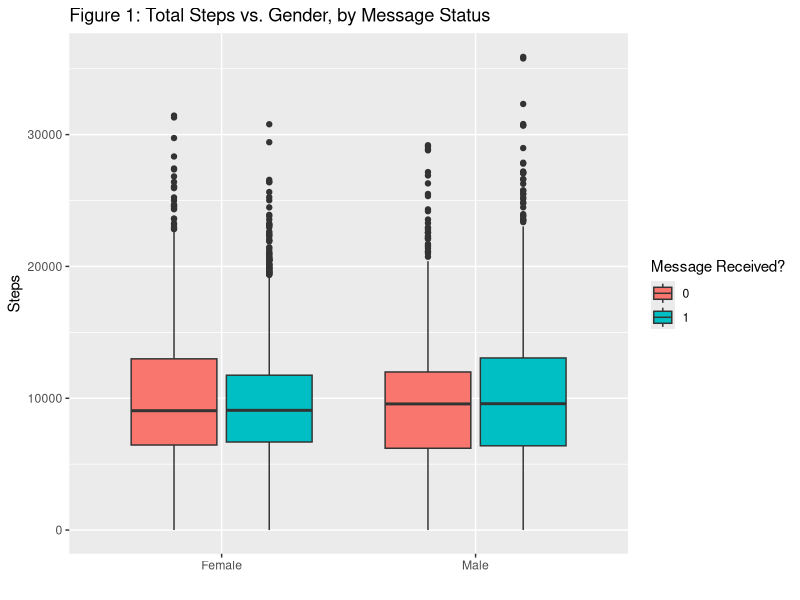
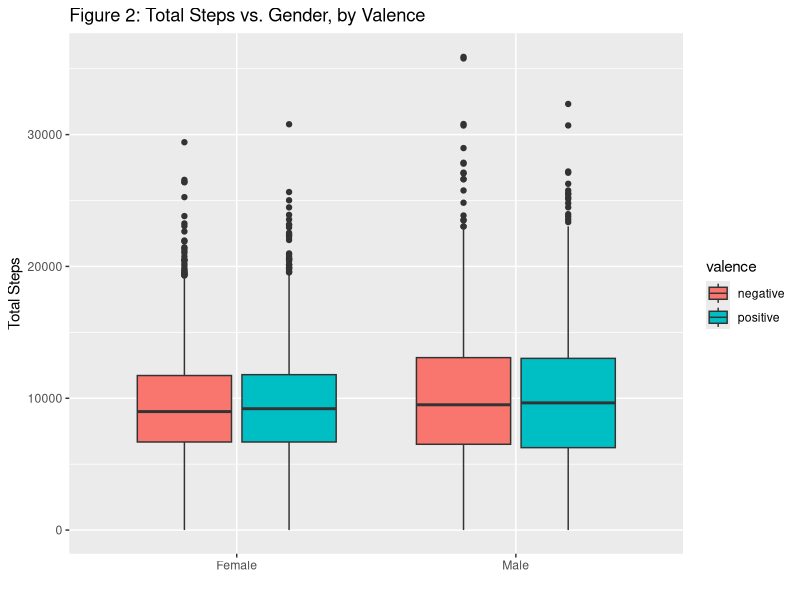
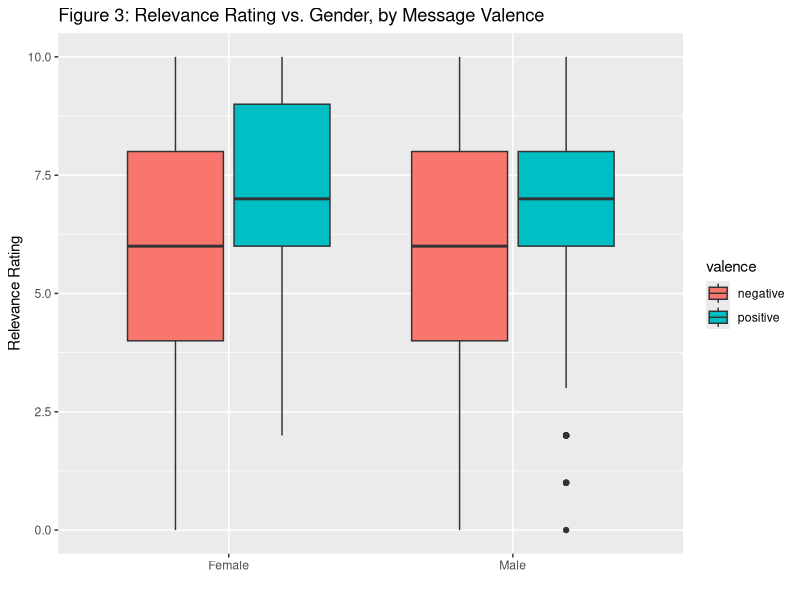
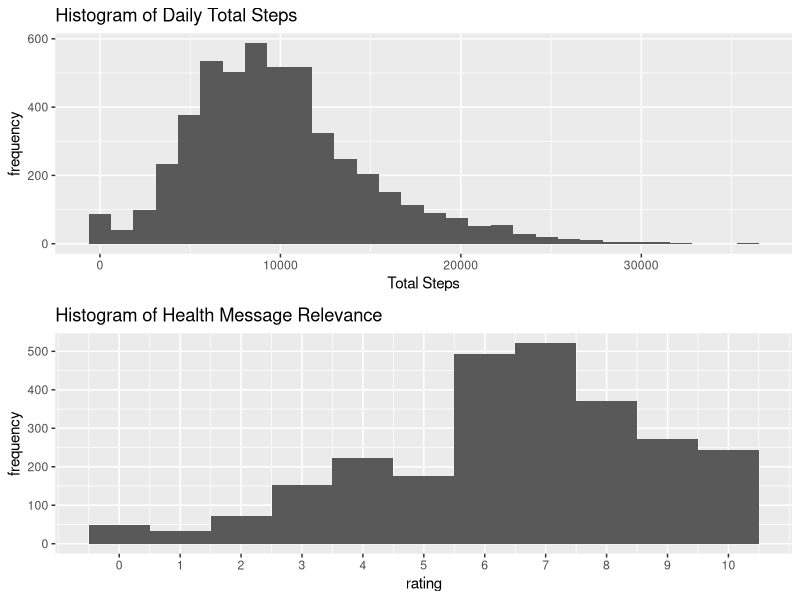
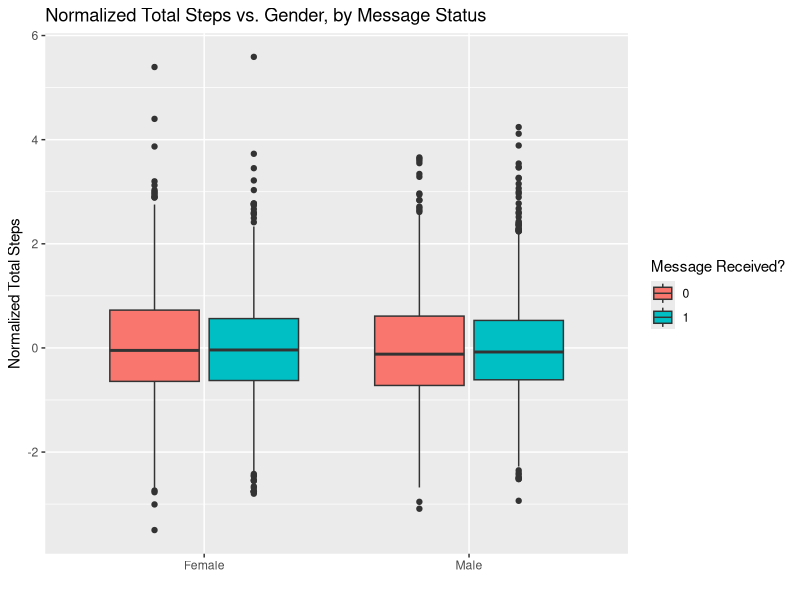
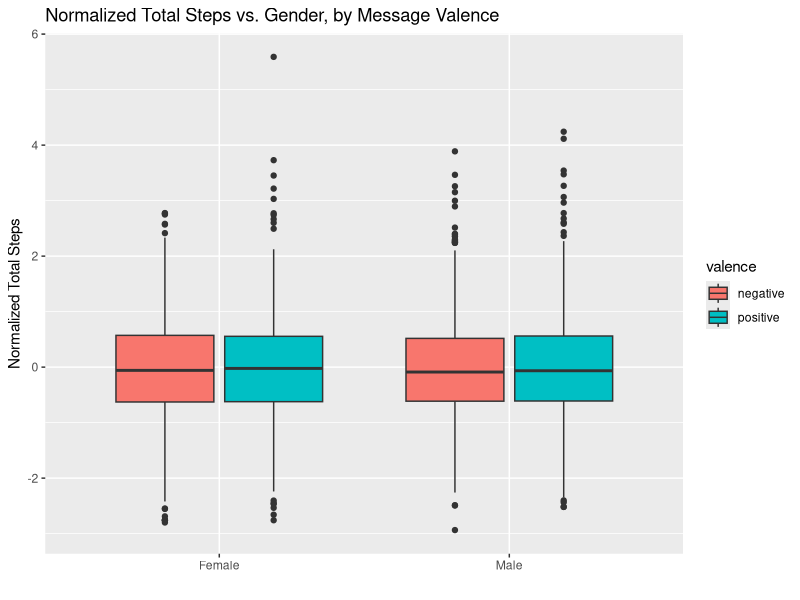
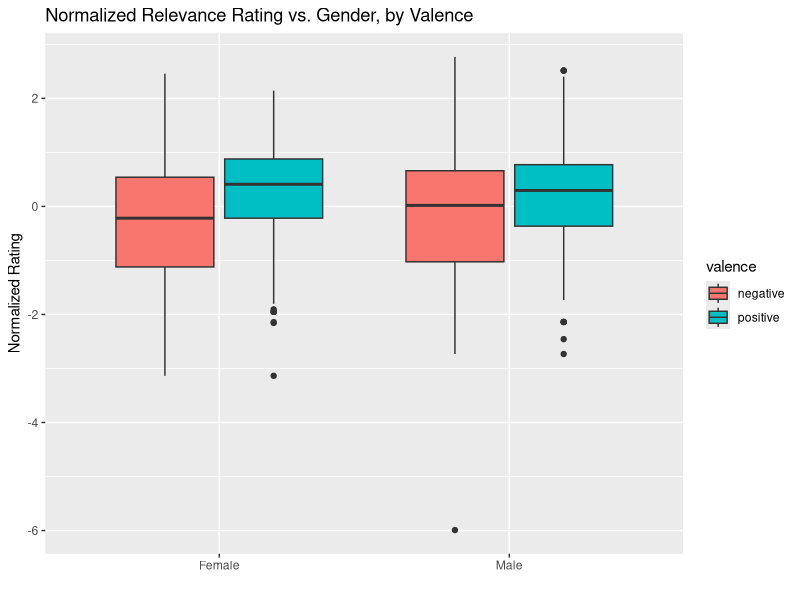
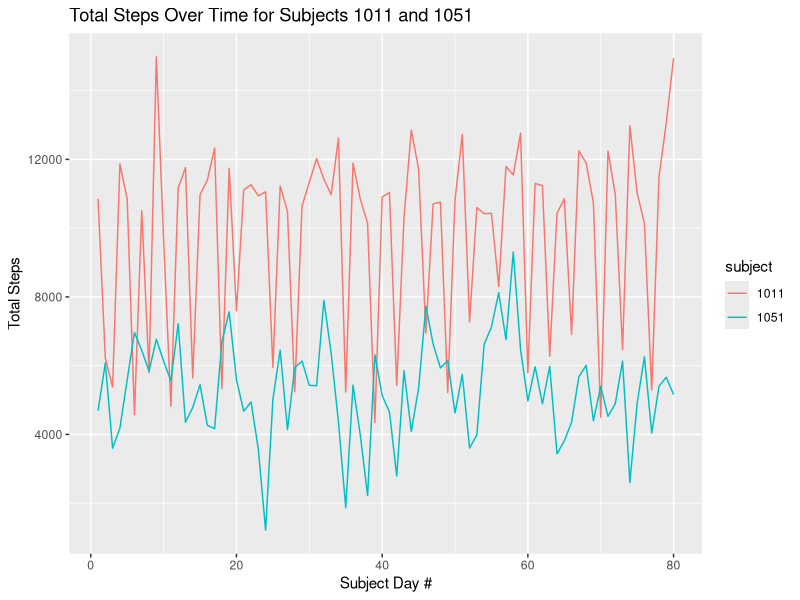

These figures' R source, in order:
## ---- chunk 1
knitr::opts_chunk$set(echo = TRUE)
## ---- chunk 2
library(tidyverse)
library(ggplot2)
library(dplyr)
library(gridExtra)
library(lme4)
library(knitr)
library(ordinal)
## ---- chunk 3

data_raw = read.csv("neurofit_data.csv")  ## Change path if nec.

data_droprows <- subset(data_raw, (is.na(trial_type)) | trial_type == "rating")

cols_of_interest = c("sub", "rating", "msg_start", "subj_day_num", "ActivityDate", "TotalSteps", "TotalDistance", "valence", "s_ns", "self_efficacy_daily", "TotalMinutesAsleep", "age", "gender")

data_clean = data_droprows[cols_of_interest]
data_clean$msg_received = as.factor((data_clean$subj_day_num %in% c(1:80))*1)

data_clean2 <- subset(data_clean, !(sub == 1084 & as.Date(ActivityDate) < as.Date("2019-11-01")))

data_clean3 <- subset(data_clean2, !(sub == 1109 & as.Date(ActivityDate) > as.Date("2020-04-10")))

data_clean3 %>%
  group_by(sub) %>%
  summarize(days_zero_steps = sum(TotalSteps==0)) %>% arrange(desc(days_zero_steps))

data_clean3$type = paste(data_clean3$valence, data_clean3$s_ns, sep="_")
data_clean3$type = replace(data_clean3$type, data_clean3$type=="NA_NA", "none")

df = data_clean3 %>%
  group_by(sub) %>%
  summarize(m = mean(TotalSteps),s = sd(TotalSteps))

df_temp = merge(df, data_clean3)
df_temp$TotalSteps_norm = (df_temp$TotalSteps-df_temp$m)/(df_temp$s)

data_clean3$TotalSteps_norm = df_temp$TotalSteps_norm

df2 = data_clean3 %>%
  group_by(sub) %>%
  summarize(m_r = mean(na.omit(rating)),s_r = sd(na.omit(rating)))

df_temp = merge(df2, data_clean3)
df_temp$rating_norm = (df_temp$rating-df_temp$m_r)/(df_temp$s_r)

data_clean3$rating_norm = df_temp$rating_norm

data_clean3$over50 = as.factor((data_clean3$age > 50)*1)
## ---- chunk 4

demographics_by_sub = data_clean3 %>%
  group_by(sub, gender) %>%
  summarize(age = mean(age), steps=mean(TotalSteps), rating=mean(rating, na.rm=TRUE))

demographic_table = demographics_by_sub %>%
  group_by(gender) %>%
  summarize(subjects = length(unique(sub)), "mean age" = mean(age), "mean steps" = mean(steps), "mean relevance rating" = mean(na.omit(rating)))


kable(demographic_table, digits=2, caption="Steps and Relevance Ratings by Gender")
## ---- chunk 5
#data_clean3$age_group = as.factor((data_clean3$age %/% 10))

df_2 = data_clean3

vec = as.numeric(df_2$over50)-1

vec[which(vec == 0)] = "50 and younger"
vec[which(vec == 1)] = "51 and older"

data_clean3$over50str = vec

# which(vec == 0)
# 
# df2$over50_str[] = df2$over50

df = data_clean3 %>%
  group_by("age group" = over50str) %>%
  summarize(subjects = length(unique(sub)), "mean steps" = mean(TotalSteps), "mean relevance rating" = mean(na.omit(rating)))

kable(df, digits=2, caption="Steps and Relevance Ratings by Age Group")

## ---- chunk 6

# ggplot(data_clean3, aes(x=msg_received, y=TotalSteps)) + 
#   geom_boxplot() + ggtitle("Boxplot of TotalSteps vs. Msg_Received")

ggplot(data_clean3, aes(x=gender, y=TotalSteps, fill=msg_received)) + 
  geom_boxplot() + ggtitle("Figure 1: Total Steps vs. Gender, by Message Status") + xlab("") + ylab("Steps") + labs(fill="Message Received?")

# p2 = ggplot(data_clean3, aes(x=over50, y=TotalSteps_norm, fill=msg_received)) + 
#   geom_boxplot()
# gridExtra::grid.arrange(p1, p2, nrow=2, ncol=1)
## ---- chunk 7
ggplot(data_clean3[data_clean3$msg_received == 1,], aes(x=gender, y=TotalSteps, fill=valence)) +
  geom_boxplot() + ggtitle("Figure 2: Total Steps vs. Gender, by Valence") + xlab("") + ylab("Total Steps")

# ggplot(data_clean3[data_clean3$msg_received == 1,], aes(x=gender, y=TotalSteps_norm, fill=type)) +
#   geom_boxplot()
## ---- chunk 8

# ggplot(data_clean3[data_clean3$msg_received == 1,], aes(x=over50, y=rating, fill=type)) +
#   geom_boxplot()

ggplot(data_clean3[data_clean3$msg_received == 1,], aes(x=gender, y=rating, fill=valence)) +
  geom_boxplot() + ggtitle("Figure 3: Relevance Rating vs. Gender, by Message Valence") + xlab("") + ylab("Relevance Rating")
## ---- chunk 9
model_data = data_clean3

# Replace NA values in valence and s_ns with "none"
model_data$valence = as.character(model_data$valence)
model_data$s_ns = as.character(model_data$s_ns)

model_data$valence[is.na(model_data$valence)] = "none"
model_data$s_ns[is.na(model_data$s_ns)] = "none"

# Make sure categorical predictors are factors
model_data$valence = as.factor(model_data$valence)
model_data$s_ns = as.factor(model_data$s_ns)
model_data$type = as.factor(model_data$type)
model_data <- within(model_data, type <- relevel(type, ref = "none"))

model_data$sub = as.factor(model_data$sub)
model_data$msg_received = as.factor(model_data$msg_received)

temp = model_data %>%
  group_by(sub) %>%
  summarize(subj_age = median(age))
temp$subj_age = as.numeric(temp$subj_age)

model_data$age_uncent = model_data$age

model_data$age = model_data$age - mean(temp$subj_age)
## ---- chunk 10
#data_time = model_data 
#data_time$subj_day_num[is.na(data_time$subj_day_num)] = 0

data_time = model_data
acf_df = data.frame()

for (sub_id in unique(data_time$sub)) {
  subj_rows = data_time[data_time$sub==sub_id,]
  
  subj_rows$StepsLag1 = c(NA, subj_rows$TotalSteps[1:(nrow(subj_rows)-1)])
  subj_rows$StepsLag1 = subj_rows$StepsLag1 - mean(subj_rows$StepsLag1, na.rm=TRUE)

  subj_rows$StepsLag2 = c(NA, NA, subj_rows$TotalSteps[1:(nrow(subj_rows)-2)])
  subj_rows$StepsLag2 = subj_rows$StepsLag2 - mean(subj_rows$StepsLag2, na.rm=TRUE)
  
  subj_rows$self_efficacy_lag = c(NA, subj_rows$self_efficacy_daily[1:(nrow(subj_rows)-1)])
  subj_rows$self_efficacy_lag = subj_rows$self_efficacy_lag - mean(subj_rows$self_efficacy_lag, na.rm=TRUE)

  
  acf_df = rbind(acf_df, subj_rows)
}
acf_df$sub = as.factor(acf_df$sub)

#model1 = lmer(TotalSteps ~ gender + age + self_efficacy_daily + msg_received + (1 | sub), data=model_data)

acf_df$msg_received = as.factor(acf_df$msg_received)

model1c = lmer(TotalSteps ~ gender + age + self_efficacy_daily + type + StepsLag1 + StepsLag2 + (1 | sub), data=acf_df)

model1c_output = summary(model1c)
model1c_output

model1c_coefs = model1c_output$coefficients[,1:2]
model1c_coefs = cbind(model1c_coefs, model1c_coefs[,1]-2*model1c_coefs[,2], model1c_coefs[,1]+2*model1c_coefs[,2])

model1c_cols = colnames(model1c_coefs)
model1c_cols[3:4] = c("95% CI Lower", "95% CI Upper")
colnames(model1c_coefs) = model1c_cols

variance_vals = lme4::VarCorr(model1c, comp="Variance")
variance_df = data.frame(variance_vals)
sigma_sq = variance_df[variance_df$grp=="Residual", "vcov"]
sigma_sq_alpha = variance_df[variance_df$grp=="sub", "vcov"]
icc = sigma_sq_alpha / (sigma_sq_alpha + sigma_sq)

rownames(model1c_coefs) = c("(Intercept)", "male", "age", "self efficacy", "negative nonsocial", "negative social", "positive nonsocial", "positive social", "1-day lagged steps", "2-day lagged steps")
## ---- chunk 11
kable(model1c_coefs, digits=4, caption="Coefficients for Steps Model")
## ---- chunk 12
data_no_na = model_data %>% drop_na(rating, self_efficacy_daily)
data_no_na$rating = as.numeric(data_no_na$rating)

data_no_na$ratingAboveAvg = (data_no_na$rating > mean(data_no_na$rating))*1

model3 = glmer(ratingAboveAvg ~ gender + age + valence + s_ns + valence*s_ns + (1 | sub), family="binomial", data=data_no_na)

model3_output = summary(model3)
model3_output

model3_coefs = model3_output$coefficients[,1:2]
model3_coefs = cbind(model3_coefs, model3_coefs[,1]-2*model3_coefs[,2], model3_coefs[,1]+2*model3_coefs[,2])

model3_cols = colnames(model3_coefs)
model3_cols[3:4] = c("95% CI Lower", "95% CI Upper")
colnames(model3_coefs) = model3_cols

variance_vals2 = lme4::VarCorr(model3, comp="Variance")
variance_df2 = data.frame(variance_vals2)
sigma_sq2 = variance_df2[variance_df2$grp=="sub", "vcov"]
icc2 = sigma_sq2 / (sigma_sq2 + (pi^2 / 3))

rownames(model3_coefs) = c("(Intercept)", "male", "age", "positive", "social", "positive:social")
## ---- chunk 13
kable(model3_coefs, digits=4, caption="Coefficients for Message Ratings Model")
## ---- chunk 14
validation_df = acf_df
last_msg_cols = which(validation_df$subj_day_num==78)

validation_train = validation_df[-last_msg_cols,]
validation_test = validation_df[last_msg_cols,]
#length(unique(validation_df$sub))

model_val = lmer(TotalSteps ~ gender + age + self_efficacy_daily + type + StepsLag1 + StepsLag2 + (1 | sub), data=validation_train)

#summary(model_val)

val_preds = predict(model_val, validation_test)
no_na = which(!(is.na(val_preds)))
val_preds = val_preds[no_na]# %>% drop_na(val_preds)
validation_test_no_na = validation_test[no_na,]

val_resid = val_preds - validation_test_no_na$TotalSteps
val_rmse = sqrt( mean( val_resid^2 ) )
## ---- chunk 15
data_val2 = data_no_na
last_msg_cols = which(data_val2$subj_day_num==78)

val2_train = data_val2[-last_msg_cols,]
val2_test = data_val2[last_msg_cols,]

model_val2 = glmer(ratingAboveAvg ~ gender + age + valence + s_ns + valence*s_ns + (1 | sub), family="binomial", data=data_val2)

val2_pred_probs = predict(model_val2, val2_test, type="response")
val2_preds = (val2_pred_probs >= 0.5)*1
no_na = which(!(is.na(val2_preds)))
val2_preds = val2_preds[no_na]# %>% drop_na(val_preds)
val2_test_no_na = val2_test[no_na,]

conf_mat_obj = caret::confusionMatrix(as.factor(val2_preds), as.factor(val2_test$ratingAboveAvg))
conf_mat = conf_mat_obj$table
colnames(conf_mat) = c("Actual 0", "Actual 1")
rownames(conf_mat) = c("Predicted 0", "Predicted 1")
#as.numeric(conf_mat_obj$overall[1])
## ---- chunk 16
kable(conf_mat, caption="Message Ratings Model Confusion Matrix")
## ---- chunk 17
data_no_na = model_data %>% drop_na(rating, self_efficacy_daily)
data_no_na$rating = as.factor(data_no_na$rating)

data_factor = data_no_na

data_test = data_factor
#data_test$sub = as.factor(data_test$sub)
data_test$rating = as.numeric(data_test$rating)-1

data_test$rating_group = cut(data_test$rating, c(-1, 6, 9, 10))
#data_test$rating_group = cut(data_test$rating, c(-1, 7, 9, 10))

#data_test$ratingGroup = (data_test$rating < 5)*1
#data_test$ratingGroup = ((data_test$rating >= 5)&(data_test$rating > 10))*2

model4b = clmm(rating_group ~ gender + over50 + valence + s_ns + valence*s_ns + (1 | sub), data=data_test)

#summary(model4b)
#nominal_test(model4b)
model4b_output = summary(model4b)
model4b_output

model4b_coefs = model4b_output$coefficients[,1:2]
model4b_coefs = cbind(model4b_coefs, model4b_coefs[,1]-2*model4b_coefs[,2], model4b_coefs[,1]+2*model4b_coefs[,2])

model4b_cols = colnames(model4b_coefs)
model4b_cols[3:4] = c("95% CI Lower", "95% CI Upper")
colnames(model4b_coefs) = model4b_cols

rownames(model4b_coefs) = c(rownames(model4b_coefs)[1:2], c("male", "over age 50", "positive", "social", "positive:social"))

## ---- chunk 18
kable(model4b_coefs[3:nrow(model4b_coefs),], digits=4, caption="Coefficients for Prop-Odds Message Ratings Model")
## ---- chunk 19
t.test(demographics_by_sub$age~demographics_by_sub$gender)
## ---- chunk 20
plot1 = ggplot(data_clean3, aes(x=TotalSteps)) + geom_histogram() + ggtitle("Histogram of Daily Total Steps") + ylab("frequency") + xlab("Total Steps")

plot2 = ggplot(data_clean3, aes(x=rating)) + geom_histogram(bins=11) + ggtitle("Histogram of Health Message Relevance") + ylab("frequency")  +scale_x_continuous(breaks=seq(0, 10, by=1), labels=seq(0, 10, by=1))

gridExtra::grid.arrange(plot1, plot2, nrow=2, ncol=1)
## ---- chunk 21

# ggplot(data_clean3, aes(x=msg_received, y=TotalSteps)) + 
#   geom_boxplot() + ggtitle("Boxplot of TotalSteps vs. Msg_Received")

ggplot(data_clean3, aes(x=gender, y=TotalSteps_norm, fill=msg_received)) + 
  geom_boxplot() + ggtitle("Normalized Total Steps vs. Gender, by Message Status") + xlab("") + ylab("Normalized Total Steps") + labs(fill="Message Received?")

# p2 = ggplot(data_clean3, aes(x=over50, y=TotalSteps_norm, fill=msg_received)) + 
#   geom_boxplot()
# gridExtra::grid.arrange(p1, p2, nrow=2, ncol=1)
## ---- chunk 22
ggplot(data_clean3[data_clean3$msg_received == 1,], aes(x=gender, y=TotalSteps_norm, fill=valence)) +
  geom_boxplot() + ggtitle("Normalized Total Steps vs. Gender, by Message Valence") + xlab("") + ylab("Normalized Total Steps")

# ggplot(data_clean3[data_clean3$msg_received == 1,], aes(x=gender, y=TotalSteps_norm, fill=type)) +
#   geom_boxplot()
## ---- chunk 23

# ggplot(data_clean3[data_clean3$msg_received == 1,], aes(x=over50, y=rating, fill=type)) +
#   geom_boxplot()

ggplot(data_clean3[data_clean3$msg_received == 1,], aes(x=gender, y=rating_norm, fill=valence)) +
  geom_boxplot() + ggtitle("Normalized Relevance Rating vs. Gender, by Valence") + xlab("") + ylab("Normalized Rating")
## ---- chunk 24
data_more = data_clean3 %>% drop_na(subj_day_num)
data_more$sub = as.factor(data_more$sub)
data_1007 = data_more[data_more$sub %in% c("1051", "1011"),]


ggplot(data=data_1007, aes(x=subj_day_num, y=TotalSteps, group=sub, color=sub)) + geom_line() + ggtitle("Total Steps Over Time for Subjects 1011 and 1051") + xlab("Subject Day #") + ylab("Total Steps") +labs(color="subject")

x = acf(data_more[data_more$sub == "1011",]$TotalSteps, plot=FALSE)
plot(x, main="Total Steps Autocorrelation for Subject 1011")
#pacf(data_more[data_more$sub == "1011",]$TotalSteps)
## ---- chunk 25
#res = model1_output$residuals
#preds = predict(model1, model1_data)
plot(model1c, xlab="Fitted Values", ylab="Pearson Residuals", main="Pearson Residuals vs. Fitted Values")
## ---- chunk 26
resid = residuals(model3,type="pearson")

fitted = predict(model3, data_no_na, type="response")
test = 

data_no_na_aug = cbind(data_no_na, resid, fitted)


# ggplot(data_no_na_aug, aes(x=age,y=resid)) + geom_point() + theme_bw()

arm::binnedplot(x = data_no_na_aug$fitted, y = data_no_na_aug$resid,
                xlab = "Predicted Probabilities",
                ylab = "Average Pearson Residuals",
                main = "Binned Pearson Residuals vs. Predicted Probabilities",
                col.int = FALSE)

# data_no_na_aug %>%
#   group_by(gender) %>%
#   summarise(mean_resid = mean(resid))


#plot(model3)
## ---- chunk 27
steps_coefs = data.frame(coef(model1c)$sub)
ratings_coefs = data.frame(coef(model3)$sub)

steps_coefs2 = steps_coefs[rownames(ratings_coefs),]

randint_df = cbind(steps_coefs2$X.Intercept., ratings_coefs$X.Intercept.)
rownames(randint_df) = rownames(ratings_coefs)
colnames(randint_df) = c("Steps Intercept", "Ratings Intercept")
## ---- chunk 28
kable(randint_df, digits=4)
## ---- chunk 29
plot(val_preds, val_resid, xlab="Fitted Values", ylab="Pearson Residuals", main="Validation: Pearson Residuals vs. Fitted Values")
abline(h=0)
## ---- chunk 30
#data_time = model_data 
#data_time$subj_day_num[is.na(data_time$subj_day_num)] = 0

data_time = model_data[model_data$msg_received == 1,]
acf_df = data.frame()

for (sub_id in unique(data_time$sub)) {
  subj_rows = data_time[data_time$sub==sub_id,]
  
  subj_rows$StepsLag1 = c(NA, subj_rows$TotalSteps[1:(nrow(subj_rows)-1)])
  subj_rows$StepsLag1 = subj_rows$StepsLag1 - mean(subj_rows$StepsLag1, na.rm=TRUE)

  subj_rows$StepsLag2 = c(NA, NA, subj_rows$TotalSteps[1:(nrow(subj_rows)-2)])
  subj_rows$StepsLag2 = subj_rows$StepsLag2 - mean(subj_rows$StepsLag2, na.rm=TRUE)
  
  acf_df = rbind(acf_df, subj_rows)
}
acf_df$sub = as.factor(acf_df$sub)

#model1 = lmer(TotalSteps ~ gender + age + self_efficacy_daily + msg_received + (1 | sub), data=model_data)

acf_df$msg_received = as.factor(acf_df$msg_received)

# model1c = lmer(TotalSteps ~ gender + age + self_efficacy_daily + msg_received + (1 | sub), data=acf_df)
# 
# model1c_output = summary(model1c)
# model1c_output
# 
# model1c_coefs = model1c_output$coefficients[,1:2]
# model1c_coefs = cbind(model1c_coefs, model1c_coefs[,1]-2*model1c_coefs[,2], model1c_coefs[,1]+2*model1c_coefs[,2])
# 
# model1c_cols = colnames(model1c_coefs)
# model1c_cols[3:4] = c("95% CI Lower", "95% CI Upper")
# colnames(model1c_coefs) = model1c_cols


## ---- chunk 31
#data_time = model_data 
#data_time$subj_day_num[is.na(data_time$subj_day_num)] = 0

data_time = model_data
acf_df = data.frame()

for (sub_id in unique(data_time$sub)) {
  subj_rows = data_time[data_time$sub==sub_id,]
  
  subj_rows$StepsLag1 = c(NA, subj_rows$TotalSteps[1:(nrow(subj_rows)-1)])
  subj_rows$StepsLag1 = subj_rows$StepsLag1 - mean(subj_rows$StepsLag1, na.rm=TRUE)

  subj_rows$StepsLag2 = c(NA, NA, subj_rows$TotalSteps[1:(nrow(subj_rows)-2)])
  subj_rows$StepsLag2 = subj_rows$StepsLag2 - mean(subj_rows$StepsLag2, na.rm=TRUE)
  
  subj_rows$self_efficacy_lag = c(NA, subj_rows$self_efficacy_daily[1:(nrow(subj_rows)-1)])
  subj_rows$self_efficacy_lag = subj_rows$self_efficacy_lag - mean(subj_rows$self_efficacy_lag, na.rm=TRUE)
  
  acf_df = rbind(acf_df, subj_rows)
}
acf_df$sub = as.factor(acf_df$sub)

#model1 = lmer(TotalSteps ~ gender + age + self_efficacy_daily + msg_received + (1 | sub), data=model_data)

acf_df$msg_received = as.factor(acf_df$msg_received)

model1d = lmer(TotalSteps ~ gender + age + self_efficacy_daily + msg_received + (1 | sub), data=acf_df)

model1d_output = summary(model1d)
model1d_output

model1d_coefs = model1d_output$coefficients[,1:2]
model1d_coefs = cbind(model1d_coefs, model1d_coefs[,1]-2*model1d_coefs[,2], model1d_coefs[,1]+2*model1d_coefs[,2])

model1d_cols = colnames(model1d_coefs)
model1d_cols[3:4] = c("95% CI Lower", "95% CI Upper")
colnames(model1d_coefs) = model1d_cols


## ---- chunk 32
kable(model1d_coefs)
## ---- chunk 33
#data_time = model_data 
#data_time$subj_day_num[is.na(data_time$subj_day_num)] = 0

data_time = model_data[model_data$msg_received == 1,]

model1b = lmer(TotalSteps ~ gender + age + self_efficacy_daily + subj_day_num + subj_day_num*gender + subj_day_num*age + (1 | sub), data=data_time)

model1b_output = summary(model1b)
model1b_output

model1b_coefs = model1b_output$coefficients[,1:2]
model1b_coefs = cbind(model1b_coefs, model1b_coefs[,1]-2*model1b_coefs[,2], model1b_coefs[,1]+2*model1b_coefs[,2])

model1b_cols = colnames(model1b_coefs)
model1b_cols[3:4] = c("95% CI Lower", "95% CI Upper")
colnames(model1b_coefs) = model1b_cols

rownames(model1b_coefs) = c("(Intercept)", "male", "age", "self efficacy", "subject day #", "male:subject day #", "age:subject day #")

## ---- chunk 34
kable(model1b_coefs)
## ---- chunk 35
model1c_alt = lmer(TotalSteps ~ gender + age + self_efficacy_daily + type + StepsLag1 + StepsLag2 + self_efficacy_lag + (1 | sub), data=acf_df)

model1c_alt_output = summary(model1c_alt)
model1c_alt_output

model1c_alt_coefs = model1c_alt_output$coefficients[,1:2]
model1c_alt_coefs = cbind(model1c_alt_coefs, model1c_alt_coefs[,1]-2*model1c_alt_coefs[,2], model1c_alt_coefs[,1]+2*model1c_alt_coefs[,2])

model1c_alt_cols = colnames(model1c_alt_coefs)
model1c_alt_cols[3:4] = c("95% CI Lower", "95% CI Upper")
colnames(model1c_alt_coefs) = model1c_alt_cols

rownames(model1c_alt_coefs) = c("(Intercept)", "male", "age", "self efficacy", "negative nonsocial", "negative social", "positive nonsocial", "positive social", "1-day lagged steps", "2-day lagged steps", "1-day lagged self efficacy")

## ---- chunk 36
kable(model1c_alt_coefs)
## ---- chunk 37
data_no_na = model_data %>% drop_na(rating)
data_no_na$rating = as.numeric(data_no_na$rating)

model2 = lmer(rating ~ gender + age + valence + s_ns + valence*s_ns + (1 | sub), data=data_no_na)

model2_output = summary(model2)
model2_output

model2_coefs = model2_output$coefficients[,1:2]
model2_coefs = cbind(model2_coefs, model2_coefs[,1]-2*model2_coefs[,2], model2_coefs[,1]+2*model2_coefs[,2])

model2_cols = colnames(model2_coefs)
model2_cols[3:4] = c("95% CI Lower", "95% CI Upper")
colnames(model2_coefs) = model2_cols

rownames(model2_coefs) = c("(Intercept)", "male", "age", "positive", "social", "positive:social")

## ---- chunk 38
kable(model2_coefs)
## ---- chunk 39
data_test = data_factor
#data_test$sub = as.factor(data_test$sub)
data_test$rating = as.numeric(data_test$rating)-1

data_test$rating_group = cut(data_test$rating, c(-1, 6, 9, 10))
#data_test$rating_group = cut(data_test$rating, c(-1, 7, 9, 10))

#data_test$ratingGroup = (data_test$rating < 5)*1
#data_test$ratingGroup = ((data_test$rating >= 5)&(data_test$rating > 10))*2
model4b = clm(rating_group ~ gender + over50 + valence + s_ns + valence*s_ns, data=data_test)

summary(model4b)
nominal_test(model4b)
